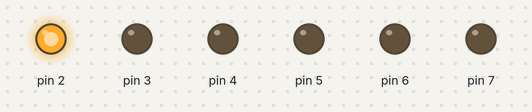
Bench run of a sketch on a simulated Arduino Uno, built with avr-gcc and run on an emulated ATmega328P. On the bench: output pins drawn as LEDs (lit = HIGH).

Above: at 0.05 s.
At 0.55 s:
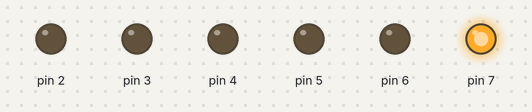
At 0.75 s:
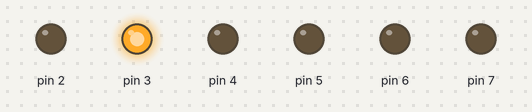
At 1.45 s:
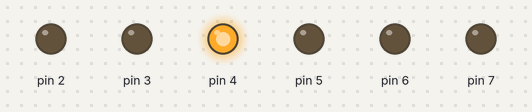
At 2.15 s:
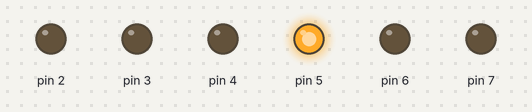
At 2.85 s:
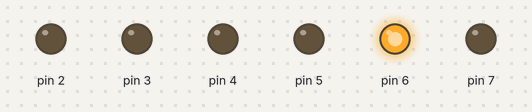
Timing chart, 0 to 3.1 s (numbered marks = the images above):
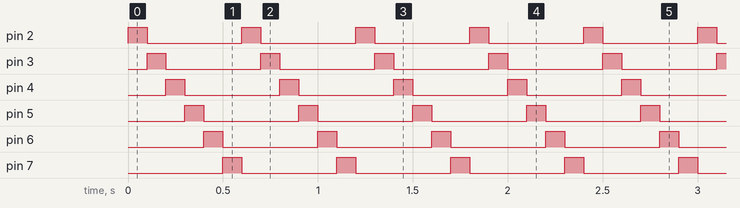

The sketch:

LED_Chaser.ino
```cpp
/* LED Chaser
*/

void setup()
{
 pinMode(2, OUTPUT);
 pinMode(3, OUTPUT);
 pinMode(4, OUTPUT);
 pinMode(5, OUTPUT);
 pinMode(6, OUTPUT);
 pinMode(7, OUTPUT);
}
void loop()
{
  for(int i=2;i<8;i++)
  {
  digitalWrite(i,HIGH);
  delay(100);
  digitalWrite(i, LOW);
  }
}
```

Measured:
- by itself, pin 2–7: alternates HIGH for 0.10 s and LOW for 0.50 s
- by itself, everything shown: repeats every 0.60 s, in 6 steps
